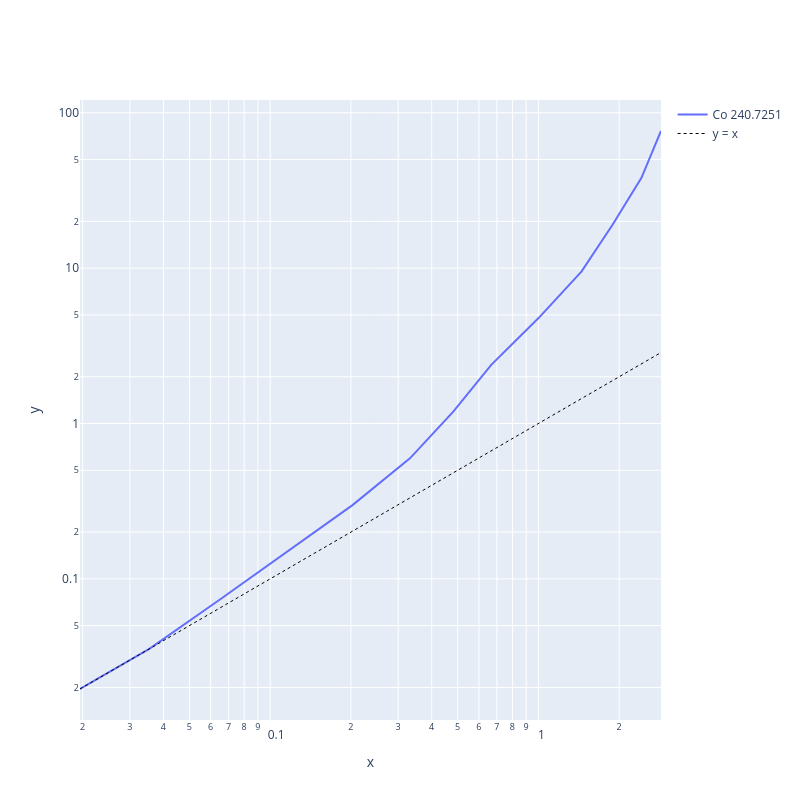

Notebook source saved alongside this figure:
### Code cell
fig = go.Figure()

for nickname in sorted(data.keys()):
    datum = data[nickname]

    x, y = datum['x'], datum['y']
    fig.add_trace(go.Scatter(
        x=x,
        y=y,
        mode='lines',
        # mode='markers',
        name=nickname,
        showlegend=True,
    ))

spam = []
for datum in data.values():
    spam.extend(datum['x'])
x = np.logspace(np.log10(min(spam)), np.log10(max(spam)), 100)
fig.add_trace(go.Scatter(
    x=x,
    y=x,
    mode='lines',
    name='y = x',
    line=dict(color='black', width=1, dash='dot'),
    showlegend=True
))


fig.update_layout(
    xaxis_type='log',
    yaxis_type='log',
    xaxis_title='x',
    yaxis_title='y',
    width=800,
    height=800,
)

# fig.update_xaxes(showgrid=True, gridwidth=1, gridcolor='lightgrey')
# fig.update_yaxes(showgrid=True, gridwidth=1, gridcolor='lightgrey')

fig.show()
